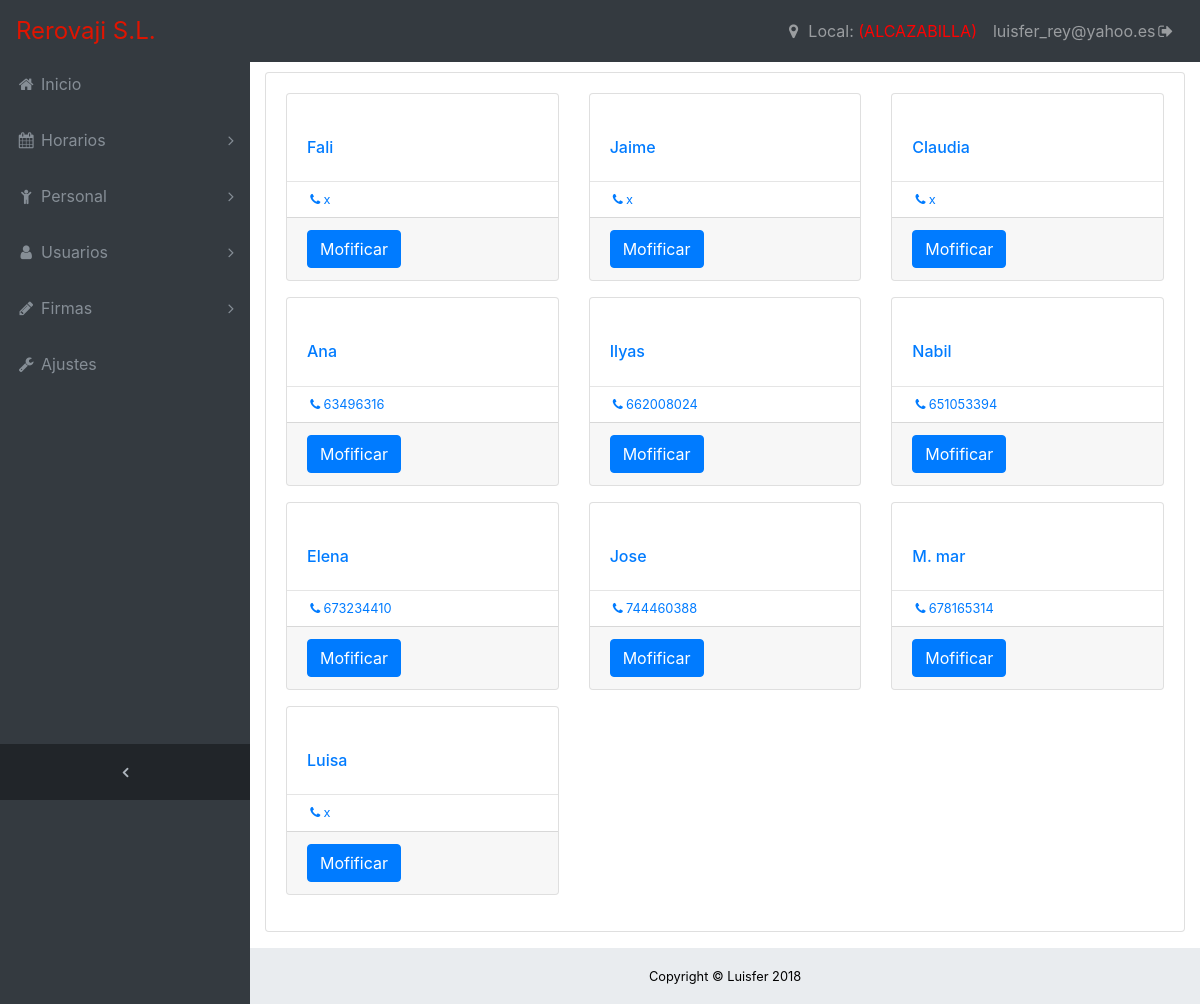
The page /trabajador/modificar (signed in) on the database its author committed.
### modelos.py (models this page shows, shortened)
class Trabajador(Base):
    __tablename__ = 'trabajador'
    id = Column(Integer, primary_key=True)
    nombre = Column(String(120), index=True, nullable=False)
    apellido = Column(String(120), nullable=False)
    dni = Column(String(13))
    telefono=Column(String(13))
    contrato=Column(Integer,nullable=False)
    local=Column(Integer,nullable=False)

### main.py (the view)
@app.route("/trabajador/modificar")
@rol_required("ADMIN")
def modificar_trabajador():
	plantilla=BD.getTrabajadores(session["local"])
	return render_template("/trabajadores/modificar_trabajador.html",plantilla=plantilla)

### controladorBaseDatos.py (called while the page is built)
def getTrabajadores(local):
	return session.query(Trabajador).filter(Trabajador.local==local).all()

### utils/decoradores.py (called while the page is built)
def rol_required(rol):
    def decorator(fn):
        def wrapped_function(*args, **kwargs):
            if not ("rol" in session) and (request.method!="POST"):## tengo que ver si creo un metodo de seguridad para los post desde jquery
                return redirect(url_for('login'))
            else:
                if session["rol"]!=rol:
                    return("No tienes permiso rol")
            return fn(*args, **kwargs)
        return update_wrapper(wrapped_function, fn)
    return decorator

### utils/filtros.py (called while the page is built)
def localName(id_local):
	local="ALCAZABILLA"
	if session["local"]==2:
		local="PACIFICO"
	return local

### templates/trabajadores/modificar_trabajador.html (shortened to what this page needs)
{% extends "base.html"%}
{% block content%}
   	{% for trabajador in plantilla %}
   	{% if loop.index%3==1 %}
   		<div class="row">
   	{% endif %}
   			<div class="col-md-4">
	               <div class="card mb-3">
	              <a href="#">
	              </a>
	              <div class="card-body">
	                <h6 class="card-title mb-1"><a href="#">{{trabajador.nombre}}</a></h6>
	              </div>
	              <hr class="my-0">
	              <div class="card-body py-2 small">
	                <a class="mr-3 d-inline-block" href="#">
	                  <i class="fa fa-fw fa-phone"></i>{{trabajador.telefono}}</a>
	              </div>
	              <div class="card-footer small text-muted">
	              	<a class="btn btn-primary" href="{{url_for('modificar_trabajador')}}/{{trabajador.id}}">Mofificar {{loop.count}}</a>
	              </div>
	            </div>
	         </div>
	{% if loop.index%3==0%}
   		</div>
   	{% endif %}
   	{% endfor %}
{% endblock %}

### templates/base.html (shortened to what this page needs)
{% from "/macros/alertas.html" import alerta %}
{% from "/macros/barras.html" import barra_admin as barra %}
<!DOCTYPE html>
<html lang="es">
<head>
  <link href="/static/vendor/bootstrap/css/bootstrap.min.css" rel="stylesheet">
  <link href="/static/vendor/font-awesome/css/font-awesome.min.css" rel="stylesheet" type="text/css">
  <link href="/static/vendor/datatables/dataTables.bootstrap4.css" rel="stylesheet">
  <link href="/static/css/sb-admin.css" rel="stylesheet">
  <link rel="stylesheet" type="text/css" href="/static/css/stilo.css">
</head>
<body class="fixed-nav sticky-footer bg-dark {% block estado %}{% endblock %}" id="page-top">
  {{ barra () }}
  <div class="content-wrapper">
    <div class="container-fluid">
      <div class="card mb-3">
        <div class="card-body">
        {% block content %}{% endblock %}
        </div>
      </div>
    </div>
     <footer class="sticky-footer">
      <div class="container">
        <div class="text-center">
          <small>Copyright © Luisfer 2018</small>
        </div>
      </div>
    </footer>
  </div>
  </div>
</body>
</html>

### templates/macros/barras.html (shortened to what this page needs)
{% from "./macros/menus.html" import menu_admin,menu_encargado,menu_empleado %}
{% macro barra(menu,admin) %}
<nav class="navbar navbar-expand-lg navbar-dark bg-dark fixed-top" id="mainNav">
    <a class="navbar-brand" href="{{url_for('main')}}">Rerovaji S.L.</a>
    <div class="collapse navbar-collapse" id="navbarResponsive">
      <ul class="navbar-nav navbar-sidenav" id="exampleAccordion">
        <li class="nav-item" data-toggle="tooltip" data-placement="right" title="Dashboard">
          <a class="nav-link" href="{{url_for('main')}}">
            <i class="fa fa-fw fa-home"></i>
            <span class="nav-link-text">Inicio</span>
          </a>
        </li>
          {{menu}}
      </ul>
      <ul class="navbar-nav sidenav-toggler">
        <li class="nav-item">
          <a class="nav-link text-center" id="sidenavToggler">
            <i class="fa fa-fw fa-angle-left"></i>
          </a>
        </li>
      </ul>
      <ul class="navbar-nav ml-auto">
      	{% if admin==True %}
	        <li class="nav-item ">
	           <a class="nav-link" data-toggle="modal" data-target="#local" href="#">
	              <i class="fa fa-fw fa-map-marker"></i>
	              <span class="nav-link-text">Local:&nbsp;<span style="color:red;">({{session['local']|localName}})</span></span>
	            </a>
	        </li>
      	{% endif %}
        <li class="nav-item">
          <a class="nav-link" data-toggle="modal" data-target="#logout">
            {{session["user"]}}<i class="fa fa-fw fa-sign-out"></i></a>
        </li>
      </ul>
    </div>
  </nav>
{% endmacro %}
{% macro barra_admin() %}
	{% set menu=menu_admin()%}
	{{barra(menu,True)}}
{% endmacro %}

### templates/macros/menus.html (shortened to what this page needs)
{% macro menu(icono,titulo,submenu) %}
    <li class="nav-item" data-toggle="tooltip" data-placement="right" title="{{titulo}}">
          <a class="nav-link nav-link-collapse collapsed" data-toggle="collapse" href="#collapse{{titulo}}" data-parent="#exampleAccordion">
            <i class="fa fa-fw fa-{{icono}}"></i>
            <span class="nav-link-text">{{titulo}}</span>
          </a>
        </li>
{% endmacro %}
{% macro menu_admin()%}
    {% set icono="calendar" %}
          {% set nombre="Horarios" %}
          {%
            set submenu=["Crear",url_for('nuevo_horario')],
            ["Modificar",url_for('modificar_horario')]
          %}
         {{menu(icono,nombre,submenu)}}
         {% set icono="child" %}
         {% set nombre="Personal" %}
          {%
            set submenu=["Crear",url_for('nuevo_trabajador')],
            ["Modificar",url_for('modificar_trabajador')],
            ["Borrar", url_for('borrar_trabajador')],
            ["Horas extra", url_for("horas_extra")]
          %}
         {{menu(icono,nombre,submenu)}}
         {% set icono="user" %}
         {% set nombre="Usuarios" %}
         {%
            set submenu=["Asignar Permiso",url_for('asignar_permiso')],
            ["Eliminar usuarios","#"]
          %}
         {{menu(icono,nombre,submenu)}}
         {% set icono="pencil" %}
         {% set nombre="Firmas" %}
          {%
            set submenu=["Entradas/salidas",url_for('firmar')],
            ["Modificar",url_for('modificar_firma')]
          %}
         {{menu(icono,nombre,submenu)}}
        <li class="nav-item" data-toggle="tooltip" data-placement="right" title="Tables">
          <a class="nav-link" href="{{url_for('ajustes')}}">
            <i class="fa fa-fw fa-wrench"></i>
            <span class="nav-link-text">Ajustes</span>
          </a>
        </li>
{% endmacro %}

### static/css/sb-admin.css (style rules this page uses)
html { position: relative; min-height: 100%; }
body { overflow-x: hidden; }
body.sticky-footer { margin-bottom: 56px; }
body.sticky-footer .content-wrapper { min-height: calc(100vh - 56px - 56px); }
body.fixed-nav { padding-top: 56px; }
.content-wrapper { min-height: calc(100vh - 56px); padding-top: 1rem; }
#mainNav .navbar-collapse { overflow: auto; max-height: 75vh; }
#mainNav .navbar-collapse .navbar-nav .nav-item .nav-link { cursor: pointer; }
#mainNav .navbar-collapse .navbar-sidenav .nav-link-collapse:after { float: right; content: '\f107'; font-family: 'FontAwesome'; }
#mainNav .navbar-collapse .navbar-sidenav .nav-link-collapse.collapsed:after { content: '\f105'; }
#mainNav .navbar-collapse .sidenav-toggler { display: none; }
@media (min-width: 992px) { #mainNav .navbar-brand { width: 250px; } }
@media (min-width: 992px) { #mainNav .navbar-collapse { overflow: visible; max-height: none; } }
@media (min-width: 992px) { #mainNav .navbar-collapse .navbar-sidenav { position: absolute; top: 0; left: 0; -webkit-flex-direction: column; -ms-flex-direction: column; flex-direction: column; margin-top: 56px; } }
@media (min-width: 992px) { #mainNav .navbar-collapse .navbar-sidenav > .nav-item { width: 250px; padding: 0; } }
@media (min-width: 992px) { #mainNav .navbar-collapse .navbar-sidenav > .nav-item > .nav-link { padding: 1em; } }
#mainNav.fixed-top .sidenav-toggler { display: none; }
@media (min-width: 992px) { #mainNav.fixed-top .navbar-sidenav { height: calc(100vh - 112px); } }
@media (min-width: 992px) { #mainNav.fixed-top .sidenav-toggler { position: absolute; top: 0; left: 0; display: flex; -webkit-flex-direction: column; -ms-flex-direction: column; flex-direction: column; margin-top: calc(100vh - 56px); } }
@media (min-width: 992px) { #mainNav.fixed-top .sidenav-toggler > .nav-item { width: 250px; padding: 0; } }
@media (min-width: 992px) { #mainNav.fixed-top .sidenav-toggler > .nav-item > .nav-link { padding: 1em; } }
#mainNav.fixed-top.navbar-dark .sidenav-toggler { background-color: #212529; }
#mainNav.fixed-top.navbar-dark .sidenav-toggler a i { color: #adb5bd; }
.content-wrapper { overflow-x: hidden; background: white; }
@media (min-width: 992px) { .content-wrapper { margin-left: 250px; } }
#sidenavToggler i { font-weight: 800; }
#mainNav.navbar-dark .navbar-collapse .navbar-sidenav .nav-link-collapse:after { color: #868e96; }
#mainNav.navbar-dark .navbar-collapse .navbar-sidenav > .nav-item > .nav-link { color: #868e96; }
@media (min-width: 992px) { #mainNav.navbar-dark .navbar-collapse .navbar-sidenav { background: #343a40; } }
footer.sticky-footer { position: absolute; right: 0; bottom: 0; width: 100%; height: 56px; background-color: #e9ecef; line-height: 55px; }
@media (min-width: 992px) { footer.sticky-footer { width: calc(100% - 250px); } }

### static/css/stilo.css (style rules this page uses)
body { color: red; background-color: #fff; color:black; }
.navbar-brand { color:#e01400 !important; font-size: 150% !important; }

### rows shown on the page
Trabajador: nombre "Fali", telefono "x"
Trabajador: nombre "Jaime", telefono "x"
Trabajador: nombre "Claudia", telefono "x"
Trabajador: nombre "Ana", telefono "63496316"
Trabajador: nombre "Ilyas", telefono "662008024"
Trabajador: nombre "Nabil", telefono "651053394"
Trabajador: nombre "Elena", telefono "673234410"
Trabajador: nombre "Jose", telefono "744460388"
Trabajador: nombre "M. mar", telefono "678165314"
Trabajador: nombre "Luisa", telefono "x"

### other values the page prints
{{ titulo }} "Horarios Personal Usuarios Firmas"
{{ session['local']|localName }} "ALCAZABILLA"
{{ session["user"] }} "luisfer_rey@yahoo.es"
